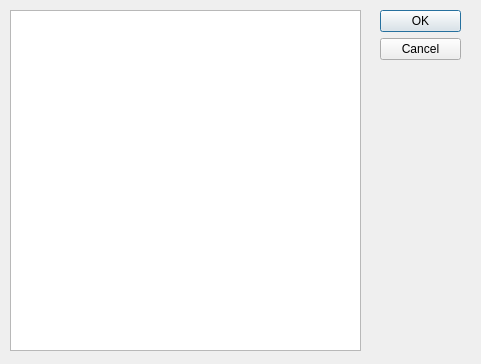
<?xml version="1.0" encoding="UTF-8"?>
<ui version="4.0">
 <class>HighScoresTable</class>
 <widget class="QDialog" name="HighScoresTable">
  <property name="windowModality">
   <enum>Qt::ApplicationModal</enum>
  </property>
  <property name="geometry">
   <rect>
    <x>0</x>
    <y>0</y>
    <width>481</width>
    <height>364</height>
   </rect>
  </property>
  <property name="sizePolicy">
   <sizepolicy hsizetype="Maximum" vsizetype="Preferred">
    <horstretch>0</horstretch>
    <verstretch>0</verstretch>
   </sizepolicy>
  </property>
  <property name="windowTitle">
   <string>Dialog</string>
  </property>
  <property name="modal">
   <bool>true</bool>
  </property>
  <widget class="QDialogButtonBox" name="buttonBox">
   <property name="geometry">
    <rect>
     <x>380</x>
     <y>10</y>
     <width>81</width>
     <height>241</height>
    </rect>
   </property>
   <property name="orientation">
    <enum>Qt::Vertical</enum>
   </property>
   <property name="standardButtons">
    <set>QDialogButtonBox::Cancel|QDialogButtonBox::Ok</set>
   </property>
  </widget>
  <widget class="QTableView" name="highScoresView">
   <property name="geometry">
    <rect>
     <x>10</x>
     <y>10</y>
     <width>351</width>
     <height>341</height>
    </rect>
   </property>
   <property name="sizePolicy">
    <sizepolicy hsizetype="Expanding" vsizetype="Expanding">
     <horstretch>1</horstretch>
     <verstretch>0</verstretch>
    </sizepolicy>
   </property>
   <property name="sortingEnabled">
    <bool>true</bool>
   </property>
   <property name="wordWrap">
    <bool>false</bool>
   </property>
  </widget>
 </widget>
 <resources/>
 <connections>
  <connection>
   <sender>buttonBox</sender>
   <signal>accepted()</signal>
   <receiver>HighScoresTable</receiver>
   <slot>accept()</slot>
   <hints>
    <hint type="sourcelabel">
     <x>248</x>
     <y>254</y>
    </hint>
    <hint type="destinationlabel">
     <x>157</x>
     <y>274</y>
    </hint>
   </hints>
  </connection>
  <connection>
   <sender>buttonBox</sender>
   <signal>rejected()</signal>
   <receiver>HighScoresTable</receiver>
   <slot>reject()</slot>
   <hints>
    <hint type="sourcelabel">
     <x>316</x>
     <y>260</y>
    </hint>
    <hint type="destinationlabel">
     <x>286</x>
     <y>274</y>
    </hint>
   </hints>
  </connection>
 </connections>
</ui>
